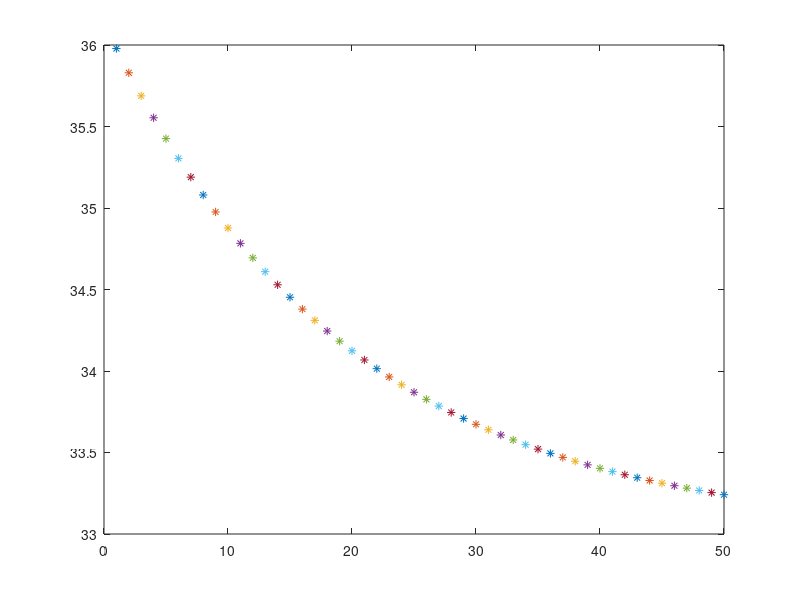

This figure's MATLAB source:
T0 = 35.9783;
T_h = 33;
T_d = zeros(1,51);
T_d(1) = T0;
for i = 1:50
    T_d(i + 1)  = T_d(i)*0.95 + 0.05*T_h;
end
for i = 1:50
    plot(i,T_d(i),'*')
    hold on
end